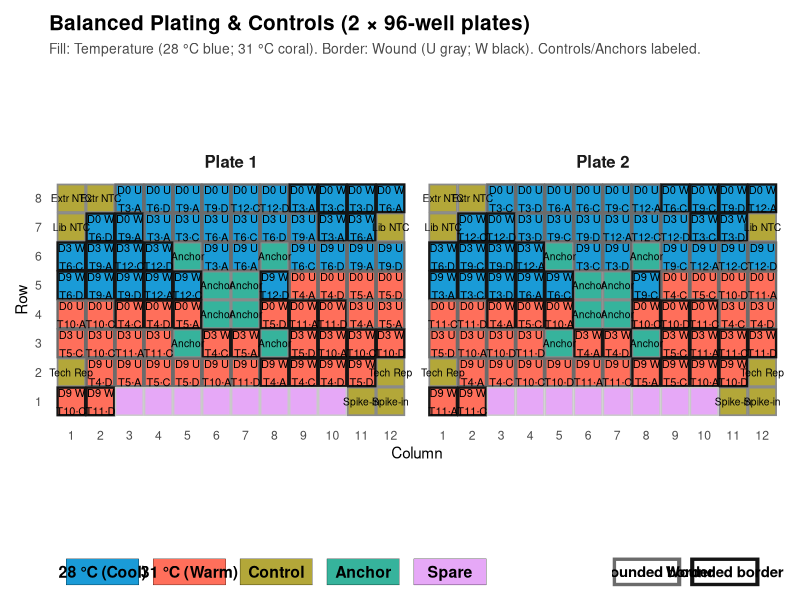
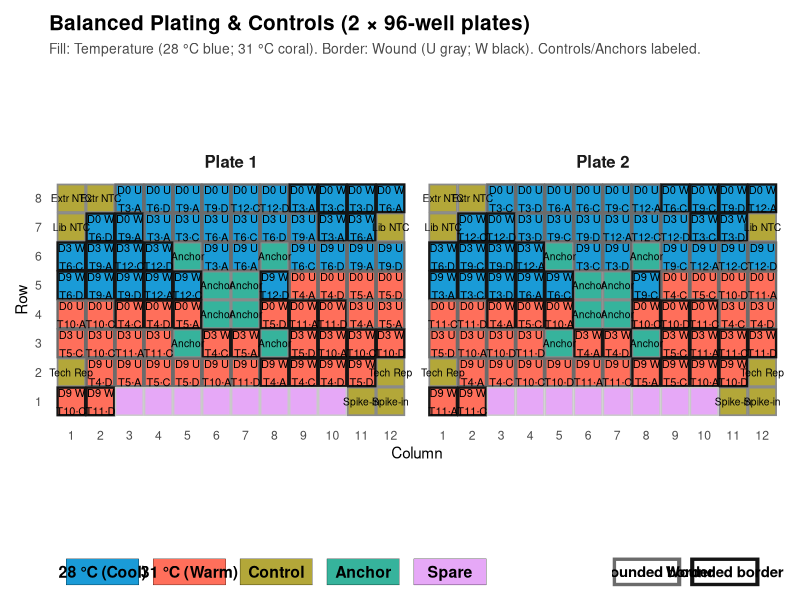

Generate these figures, in order, with R:
# =============================================================================
# Purpose: RNA-seq 96-well plate-layout figure (Figure B) — a batch-robust
#          plating design balancing treatment, wound, genet, and day across
#          plates, with extraction/PCR controls and anchor samples marked.
#          Molly's original layout script, ported into the repo for provenance.
# Input:   none (layout is defined inline)
# Output:  figures/Fig_B_balanced_plates.{pdf,png}  (if `fig_dir` is set,
#          else written to the working directory)
#          figures/Fig_B_plate_layouts.csv          — the well-by-well layout
# Note:    STANDALONE — not sourced by code/run_all.R (run directly when the
#          sequencing plate map is needed). Uses its own palette, independent
#          of 00_setup.R, to match the wet-lab plate-map conventions.
#
# What & why: this figure is BOTH a design tool and a documentation figure — it
#   shows where every RNA-seq sample physically sits in two 96-well plates. Batch
#   effects (plate, position) can masquerade as biology, so the design is
#   balanced: each Temp×Day×Wound combination is split evenly across
#   the two plates (exactly 6 per plate, enforced by a fail-fast check), and
#   extraction/PCR controls plus replicate "anchor" wells are reserved at fixed
#   positions so technical variation can be measured and removed later.
#
#   The build proceeds in stages: (1) define a colour palette and a helper that
#   turns a plate into an 8×12 grid of x/y coordinates; (2) hard-code the
#   reserved control and anchor wells and assert they don't collide; (3) build
#   the balanced experimental design and randomly (seeded) assign each sample to
#   plate 1 or 2; (4) lay the samples into the free wells around the reserved
#   ones; (5) precompute every per-well aesthetic (fill colour, border colour and
#   width, two-line text labels); (6) draw it. The plotting detail: each
#   well is a filled geom_tile for temperature PLUS a separate hollow geom_rect
#   whose BORDER colour encodes wound status — two visual channels per well. Each
#   geom_* is fed a vector of per-well colours/sizes directly (e.g.
#   colour = plates_all$stroke_col) rather than via a scale, because the encoding
#   is bespoke. The two custom legend blocks are themselves tiny ggplots, then
#   patchwork stacks the plate panel over the legend row (heights = c(10, 1)).
# =============================================================================

# Requires: tidyverse, patchwork
library(tidyverse)
library(patchwork)

# -----------------------------
# 1) Palettes & helpers
# -----------------------------
# pal holds every colour used by both fill (temperature/sample-type) and border
# (wound status) encodings, kept in one place so the plot and the two hand-built
# legends stay in sync.
pal <- list(
  temp   = c(`28`="#1A9BD7", `31`="#FF6F5B"),  # cool vs warm
  ctrl   = "#B3A739",                          # controls (olive)
  anchor = "#36B39C",                          # anchors (teal)
  spare  = "#E6A8F7",                          # spare (pink)
  wound  = c(U="#6B6B6B", W="#151515"),        # border: U gray; W black
  other  = "#8A8A8A",                          # border for non-primaries
  spare_border = "#C9C9C9"                     # border for spare wells
)

# Build the 96 wells of one plate as a tidy grid. x = column (1-12) maps straight
# to the horizontal axis; y = 9 - row-number FLIPS the vertical axis so row A
# plots at the TOP (y = 8) and row H at the bottom, matching how a physical plate
# is read rather than ggplot's default bottom-up numbering.
make_plate_grid <- function(plate_id){
  expand.grid(row = LETTERS[1:8], col = 1:12) %>%
    mutate(plate = plate_id, x = col, y = 9 - pmin(match(row, LETTERS), 8))
}

# -----------------------------
# 2) Controls & anchor positions
# -----------------------------
# Fixed, hard-coded well positions reserved on BOTH plates. Controls = QC wells
# (no-template controls for extraction and library prep, a spike-in, and a tech
# rep). Anchors = the same sample re-run in a constant position to quantify
# plate/position batch effects. Placing these at identical coordinates on every
# plate is what makes the batch correction comparable.
controls_pos <- tribble(
  ~row, ~col, ~control_type,
  "A", 1,  "Extraction NTC",
  "A", 2,  "Extraction NTC",
  "B", 1,  "Library NTC",
  "B", 12, "Library NTC",
  "H", 11, "Spike-in",
  "H", 12, "Spike-in",
  "G", 1,  "Tech Rep (anchor)",
  "G", 12, "Tech Rep (anchor)"
)

# No rename needed — tribble already names columns row/col
anchors_pos <- tribble(
  ~row, ~col,
  "D", 6,
  "D", 7,
  "E", 6,
  "E", 7,
  "C", 5,
  "C", 8,
  "F", 5,
  "F", 8
)

# Safety checks: every reserved well must be inside the 8×12 grid, and no control
# may land on an anchor (which would silently overwrite one). Fail loudly now
# rather than produce a quietly wrong plate map.
.valid_rows <- LETTERS[1:8]
stopifnot(all(controls_pos$row %in% .valid_rows), all(anchors_pos$row %in% .valid_rows))
stopifnot(all(controls_pos$col %in% 1:12),       all(anchors_pos$col %in% 1:12))
.overlap <- inner_join(controls_pos %>% select(row,col),
                       anchors_pos  %>% select(row,col), by = c("row","col"))
if(nrow(.overlap)>0) stop("Control and anchor wells overlap at: ",
                          paste0(.overlap$row,.overlap$col, collapse=", "))

# -----------------------------
# 3) Experimental design (balanced)
# -----------------------------
# Enumerate the full factorial of samples to sequence: 2 temps × 3 days × 2 wound
# states × 4 tanks (the tanks belonging to each temp) × 3 genotypes. Only the
# subset of timepoints sampled for RNA-seq (D0/D3/D9) appears here.
temps <- c(28,31); days <- c(0,3,9); wounds <- c("U","W")
tanks_by_temp <- list(`28` = c(3, 6, 9, 12), `31` = c(4, 5, 10, 11))
genotypes <- c("A","C","D")

design <- purrr::map_dfr(temps, \(tt) {
  expand.grid(Temp=tt, Day=days, Wound=wounds,
              Tank=tanks_by_temp[[as.character(tt)]], Geno=genotypes,
              stringsAsFactors = FALSE)
}) %>%
  arrange(Temp, Day, Wound, Tank, Geno)

# Assign plate 1 vs 2 WITHIN each Temp×Day×Wound block: sample(rep(c(1,2), ...))
# splits each block as evenly as possible (half to each plate) but shuffles which
# specific samples go where. set.seed(123) makes that shuffle reproducible.
set.seed(123)
design <- design %>%
  group_by(Temp, Day, Wound) %>%
  mutate(Plate = sample(rep(c(1,2), length.out = n()))) %>%
  ungroup()

# -----------------------------
# 4) Reserve wells & fill plates
# -----------------------------
# mark_reserved tags each well of a plate grid as control / anchor / neither by
# joining in the fixed position tables, so fill_plate knows which wells are off
# limits for experimental samples.
mark_reserved <- function(plate_df, include_anchors=TRUE){
  pd <- plate_df %>%
    left_join(controls_pos, by=c("row","col")) %>%
    mutate(is_control = !is.na(control_type))
  if(include_anchors){
    pd <- pd %>%
      left_join(anchors_pos %>% mutate(is_anchor=TRUE), by=c("row","col")) %>%
      mutate(is_anchor = replace_na(is_anchor, FALSE))
  } else pd <- pd %>% mutate(is_anchor=FALSE)
  pd
}

# fill_plate lays the experimental samples into the non-reserved wells (in
# row,col order), then labels the reserved wells as Control/Anchor and any
# left-over wells as Spare. It returns one tidy row per well with a SampleType
# and a well id, normalising column types so the two plates can be row-bound.
fill_plate <- function(plate_df, sample_tbl){
  avail <- plate_df %>% filter(!is_control, !is_anchor) %>% arrange(row, col)
  n_assign <- min(nrow(sample_tbl), nrow(avail))  # never overfill the free wells
  primaries <- bind_cols(avail[seq_len(n_assign),], sample_tbl[seq_len(n_assign),]) %>%
    mutate(SampleType="Primary", control_type=NA_character_)
  controls <- plate_df %>% filter(is_control) %>%
    mutate(SampleType="Control", Temp=NA_real_, Day=NA_real_,
           Wound=NA_character_, Tank=NA_character_, Geno=NA_character_,
           control_type = control_type %||% NA_character_)
  anchors <- plate_df %>% filter(is_anchor) %>%
    mutate(SampleType="Anchor", Temp=NA_real_, Day=NA_real_,
           Wound=NA_character_, Tank=NA_character_, Geno=NA_character_,
           control_type="Anchor")
  used <- bind_rows(controls %>% select(row,col),
                    anchors %>% select(row,col),
                    primaries %>% select(row,col))
  spares <- anti_join(plate_df, used, by=c("row","col")) %>%
    mutate(SampleType="Spare", Temp=NA_real_, Day=NA_real_,
           Wound=NA_character_, Tank=NA_character_, Geno=NA_character_,
           control_type=NA_character_)
  common_cols <- c("row","col","plate","x","y","is_control","control_type","is_anchor",
                   "SampleType","Temp","Day","Wound","Tank","Geno")
  normalize <- function(df){
    df %>% mutate(
      Temp=as.numeric(Temp), Day=as.numeric(Day),
      Wound=as.character(Wound), Tank=as.character(Tank), Geno=as.character(Geno),
      control_type=as.character(control_type), SampleType=as.character(SampleType)
    ) %>% select(all_of(common_cols)) %>% mutate(well=paste0(row,col))
  }
  bind_rows(normalize(controls), normalize(anchors),
            normalize(primaries), normalize(spares))
}

# Build each plate grid, reserve its wells, then fill with that plate's samples.
plate1 <- mark_reserved(make_plate_grid(1), include_anchors=TRUE)
plate2 <- mark_reserved(make_plate_grid(2), include_anchors=TRUE)
samples_p1 <- design %>% filter(Plate==1) %>% arrange(Temp, Day, Wound, Tank, Geno)
samples_p2 <- design %>% filter(Plate==2) %>% arrange(Temp, Day, Wound, Tank, Geno)

plate1_filled <- fill_plate(plate1, samples_p1)
plate2_filled <- fill_plate(plate2, samples_p2)

# -----------------------------
# 5) Build plotting data
# -----------------------------
# Stack both plates and precompute every per-well aesthetic so the geoms can read
# them directly: two text labels (lbl_top = day/wound, lbl_bot = tank·genotype),
# a tidied control label, the BORDER colour+width (encodes wound for primaries,
# grey otherwise), and the FILL category (temperature for primaries; otherwise
# Control/Anchor/Spare). The non-monotonic case_when ordering matters — earlier
# conditions win.
plates_all <- bind_rows(plate1_filled, plate2_filled) %>%
  mutate(
    Plate   = factor(plate, levels=c(1,2), labels=c("Plate 1","Plate 2")),
    lbl_top = if_else(SampleType=="Primary", paste0("D", Day, " ", Wound), ""),
    lbl_bot = case_when(
      SampleType != "Primary" ~ "",
      TRUE ~ paste0("T", Tank, "·", Geno)
    ),
    ctrl_lbl = dplyr::recode(control_type,
                             "Extraction NTC"     = "Extr NTC",
                             "Library NTC"        = "Lib NTC",
                             "Spike-in"           = "Spike-in",
                             "Tech Rep (anchor)"  = "Tech Rep",
                             .default = control_type),
    stroke_col = case_when(
      SampleType=="Primary" & Wound=="U" ~ pal$wound["U"],
      SampleType=="Primary" & Wound=="W" ~ pal$wound["W"],
      SampleType=="Control"              ~ pal$other,
      SampleType=="Anchor"               ~ pal$other,
      TRUE                               ~ pal$spare_border
    ),
    stroke_lwd = case_when(
      SampleType=="Primary" ~ 0.8,
      SampleType=="Control" ~ 0.6,
      SampleType=="Anchor"  ~ 0.6,
      TRUE                  ~ 0.5
    ),
    fill_val = case_when(
      SampleType=="Primary" ~ paste0("T", Temp),
      SampleType=="Control" ~ "Control",
      SampleType=="Anchor"  ~ "Anchor",
      TRUE                  ~ "Spare"
    ),
    lbl_top_sh = lbl_top,
    lbl_bot_sh = lbl_bot
  )

# Fail-fast balance check: the design requires every
# Temp×Day×Wound cell to be split exactly 6 / 6 between the two plates. If any cell
# isn't, stop with the offending rows rather than emit a quietly unbalanced map.
bad <- plates_all %>%
  filter(SampleType=="Primary") %>%
  count(Temp, Day, Wound, plate, name="n") %>%
  pivot_wider(names_from=plate, values_from=n, values_fill=0) %>%
  filter(`1`!=6 | `2`!=6)
if(nrow(bad)>0) stop("Imbalance in Temp×Day×Wound:\n", paste(capture.output(print(bad)), collapse="\n"))

# -----------------------------
# 6) Plot
# -----------------------------
# Each well is drawn as TWO shapes: a filled geom_tile (colour = temperature /
# sample type) plus a hollow geom_rect whose border encodes wound status — two
# independent visual channels on one square. Border colour/width are passed as
# raw per-row vectors (plates_all$stroke_col / $stroke_lwd) since the encoding is
# custom, not scale-driven. coord_equal() keeps wells square; facet_wrap puts the
# two plates side by side.
base <- ggplot(plates_all, aes(x=x,y=y)) +
  geom_tile(aes(fill = fill_val), width=.95, height=.95, color=NA) +
  geom_rect(aes(xmin=x-.475, xmax=x+.475, ymin=y-.475, ymax=y+.475),
            color = plates_all$stroke_col, linewidth = plates_all$stroke_lwd, fill=NA) +
  # The first two geom_text layers are invisible (color=NA) placeholders that
  # reserve vertical space so the visible labels below sit consistently.
  geom_text(aes(label=lbl_top_sh), vjust=0.0, nudge_y= 0.15, size=2.9, color=NA) +
  geom_text(aes(label=lbl_bot_sh), vjust=1.2, nudge_y=-0.15, size=2.9, color=NA) +
  # Visible two-line label per primary well: day/wound on top, tank·genotype below
  geom_text(aes(label=lbl_top),    vjust=0.0, nudge_y= 0.15, size=2.8) +
  geom_text(aes(label=lbl_bot),    vjust=1.2, nudge_y=-0.15, size=2.8) +
  # Reserved wells get their own centred label (Extr NTC, Lib NTC, ... or Anchor)
  geom_text(
    data = subset(plates_all, SampleType %in% c("Control","Anchor")),
    aes(label = ifelse(SampleType=="Control", ctrl_lbl, "Anchor")),
    size = 2.6, lineheight = 0.95
  ) +
  scale_x_continuous(breaks=1:12, expand=expansion(add=.3)) +
  scale_y_continuous(breaks=1:8 , expand=expansion(add=.3)) +
  facet_wrap(~ Plate, nrow=1) + coord_equal() +   # square wells, plates side by side
  scale_fill_manual(
    name=NULL,
    breaks=c("T28","T31","Control","Anchor","Spare"),
    labels=c("28 °C (Cool)","31 °C (Warm)","Control","Anchor","Spare"),
    values=c(T28=unname(pal$temp["28"]), T31=unname(pal$temp["31"]),
             Control=pal$ctrl, Anchor=pal$anchor, Spare=pal$spare)
  ) +
  labs(
    title="Balanced Plating & Controls (2 × 96-well plates)",
    subtitle="Fill: Temperature (28 °C blue; 31 °C coral). Border: Wound (U gray; W black). Controls/Anchors labeled.",
    x="Column", y="Row"
  ) +
  theme_minimal(base_size=11) +
  theme(
    panel.grid=element_blank(), axis.ticks=element_blank(),
    strip.text=element_text(face="bold", size=12),
    plot.title=element_text(face="bold", size=15),
    plot.subtitle=element_text(size=10, color="#4a4a4a"),
    legend.position="none"
  )

# Combined legend row: fill + wound-border.
# The plate panel's own legend is switched off (legend.position = "none" above),
# because the fill scale can't also express the border encoding. Instead we hand-
# build two mini-ggplots: legend_fill explains the tile colours, legend_wound the
# border colours. scale_fill_identity() means the Color column IS the colour drawn
# (no mapping), and theme_void() strips axes so each reads as a pure key.
legend_fill <- tibble(
  Category = factor(c("28 °C (Cool)", "31 °C (Warm)", "Control", "Anchor", "Spare"),
                    levels = c("28 °C (Cool)", "31 °C (Warm)", "Control", "Anchor", "Spare")),
  Color = c(unname(pal$temp["28"]), unname(pal$temp["31"]), pal$ctrl, pal$anchor, pal$spare),
  x = seq(1, 15, by = 3),  # increase horizontal spacing
  y = 1
) %>%
  ggplot(aes(x, y, fill = Color)) +
  geom_tile(width = 2.5, height = 0.9, color = "black") +  # wider tiles
  geom_text(aes(label = Category), size = 4, fontface = "bold", vjust = 0.5, hjust = 0.5) +
  scale_fill_identity() +
  coord_equal(xlim = c(0, 17)) +
  theme_void() +
  theme(
    plot.margin = margin(0, 8, 0, 0),
    plot.background = element_rect(fill = "white", color = NA)
  )

legend_wound <- tibble(Wound = c("U", "W"), x = c(1, 4), y = 1) %>%
  ggplot(aes(x, y)) +
  # Draw wider tiles with borders
  geom_tile(width = 2.5, height = 1.0, fill = "#FFFFFF", color = "black") +
  geom_rect(
    aes(xmin = x - 1.25, xmax = x + 1.25, ymin = y - 0.5, ymax = y + 0.5),
    color = c(pal$wound["U"], pal$wound["W"]),
    linewidth = 1.4,
    fill = NA
  ) +
  # Place text INSIDE each cell, centered
  annotate("text", x = 1, y = 1, label = "Unwounded border", size = 3.8, fontface = "bold", vjust = 0.5, hjust = 0.5) +
  annotate("text", x = 4, y = 1, label = "Wounded border", size = 3.8, fontface = "bold", vjust = 0.5, hjust = 0.5) +
  coord_equal(xlim = c(0, 6)) +
  theme_void() +
  theme(
    plot.margin = margin(0, 0, 0, 8),
    plot.background = element_rect(fill = "white", color = NA)
  )


# Compose: plate panel on top, the two legend keys side by side beneath it
# (`|` places legends in one row, `/` stacks that row under the plates). The
# 10:1 height ratio keeps the legend a thin strip below the much taller plates.
final_fig <- base / (legend_fill | legend_wound) + plot_layout(heights=c(10,1))
print(final_fig)

# Save. If a `fig_dir` variable exists in the environment (e.g. set by a calling
# script) write there; otherwise drop the files in the working directory.
out_pdf <- if (exists("fig_dir")) file.path(fig_dir, "Fig_B_balanced_plates.pdf") else "Fig_B_balanced_plates.pdf"
out_png <- if (exists("fig_dir")) file.path(fig_dir, "Fig_B_balanced_plates.png") else "Fig_B_balanced_plates.png"

# High-res PDF (vector) and PNG (600 dpi)
ggsave(out_pdf, final_fig, width = 12, height = 7, dpi = 600, bg = "white")

# Prefer ragg device for the PNG if available (crisper text rendering)
if (requireNamespace("ragg", quietly = TRUE)) {
  ragg::agg_png(
    filename   = out_png,
    width      = 20,
    height     = 7,
    units      = "in",
    res        = 600,
    background = "white"
  )
  print(final_fig)
  grDevices::dev.off()
} else {
  ggsave(out_png, final_fig, width = 12, height = 7, dpi = 600, bg = "white")
}

# Optional: export the machine-readable plate map (one row per primary well) so
# the wet-lab pipetting and downstream demultiplexing can use it directly.
plate_layouts <- plates_all %>%
  filter(SampleType=="Primary") %>%
  transmute(Plate, well, Temp, Day, Wound, Tank, Geno)
write_csv(plate_layouts, if (exists("fig_dir")) file.path(fig_dir,"Fig_B_plate_layouts.csv") else "Fig_B_plate_layouts.csv")
